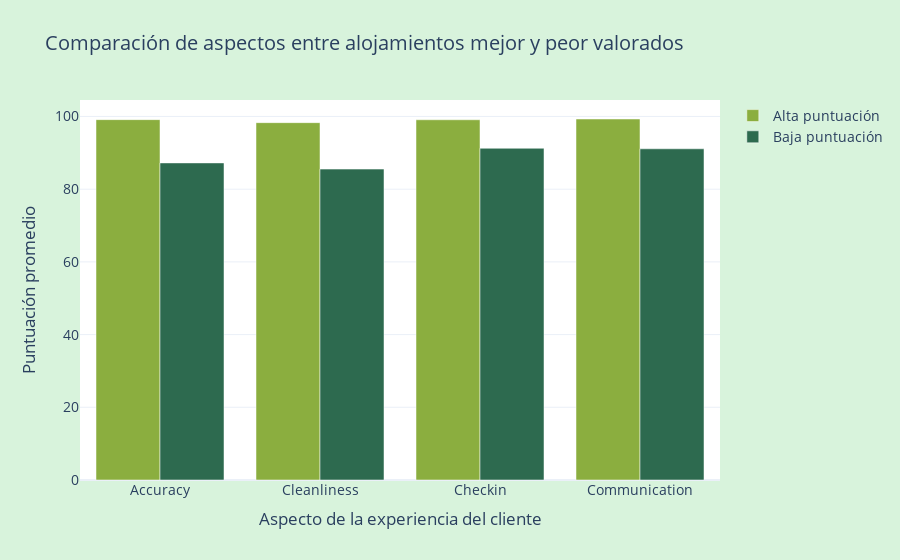

The code cell stored with this chart in its notebook:
### Markdown cell above
###Analista de experiencia del cliente:
¿Qué aspectos (precisión de los detalles, limpieza, check-in o comunicación) presentan mayores diferencias entre los alojamientos mejor y peor valorados en la puntuación general?

### Code cell
# Entre el 10% de alojamientos con mejor y peor valoración general

import plotly.graph_objects as go

# Eliminar valores faltantes en las columnas relevantes
cols = [
    'review_scores_rating',
    'review_scores_accuracy',
    'review_scores_cleanliness',
    'review_scores_checkin',
    'review_scores_communication'
]
df = df_cl[cols].dropna()

# Definir percentiles para dividir los grupos
q75 = df['review_scores_rating'].quantile(0.75)
q25 = df['review_scores_rating'].quantile(0.25)

# Agrupar datos
high = df[df['review_scores_rating'] >= q75]
low = df[df['review_scores_rating'] <= q25]

# Calcular promedios
mean_high = high.iloc[:, 1:].mean()
mean_low = low.iloc[:, 1:].mean()

# Crear etiquetas más legibles para el eje X
aspects = mean_high.index.str.replace('review_scores_', '').str.capitalize()

# Crear gráfico de barras doble
fig = go.Figure(data=[
    go.Bar(
        name='Alta puntuación',
        x=aspects,
        y=mean_high.values,
        marker_color='#8BAE3F'  # Verde lima
    ),
    go.Bar(
        name='Baja puntuación',
        x=aspects,
        y=mean_low.values,
        marker_color='#2D6A4F'  # Verde bosque oscuro
    )
])

# Configuración del diseño del gráfico
fig.update_layout(
    title='Comparación de aspectos entre alojamientos mejor y peor valorados',
    xaxis_title='Aspecto de la experiencia del cliente',
    yaxis_title='Puntuación promedio',
    barmode='group',
    template='plotly_white',
    font=dict(size=14)
)
fig.update_layout(paper_bgcolor="#D8F3DC")
fig.show()

### Figure 1 — Plotly figure (JSON) as saved in the notebook; plotly's stock layout.template omitted (floating-point values rounded to 4 significant figures)
{"data": [{"marker": {"color": "#8BAE3F"}, "name": "Alta puntuación", "type": "bar", "x": ["Accuracy", "Cleanliness", "Checkin", "Communication"], "y": [99.13, 98.31, 99.1, 99.31]}, {"marker": {"color": "#2D6A4F"}, "name": "Baja puntuación", "type": "bar", "x": ["Accuracy", "Cleanliness", "Checkin", "Communication"], "y": [87.23, 85.53, 91.26, 91.11]}], "layout": {"barmode": "group", "font": {"size": 14}, "paper_bgcolor": "#D8F3DC", "title": {"text": "Comparación de aspectos entre alojamientos mejor y peor valorados"}, "xaxis": {"title": {"text": "Aspecto de la experiencia del cliente"}}, "yaxis": {"title": {"text": "Puntuación promedio"}}}}
